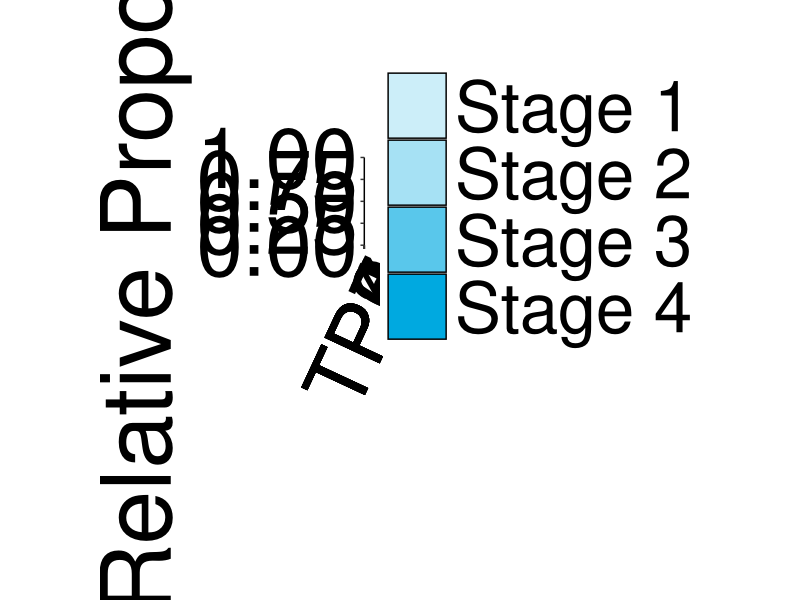
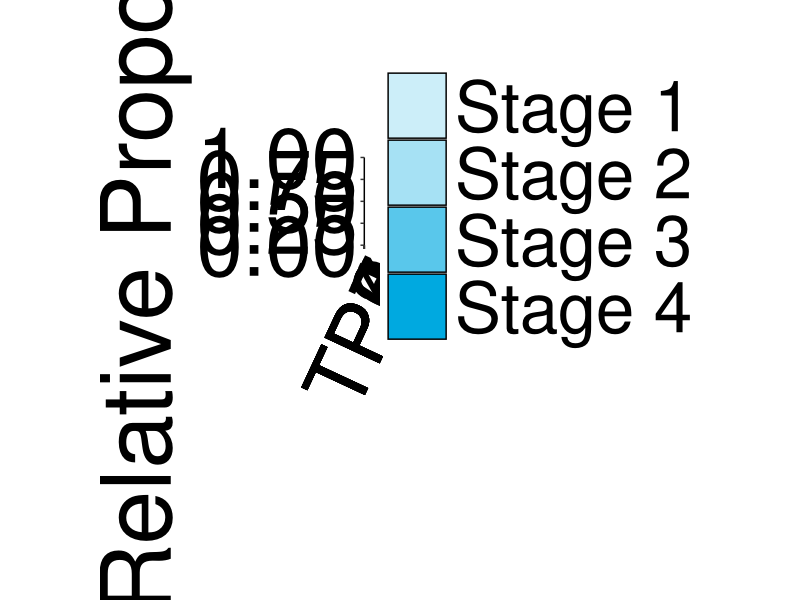
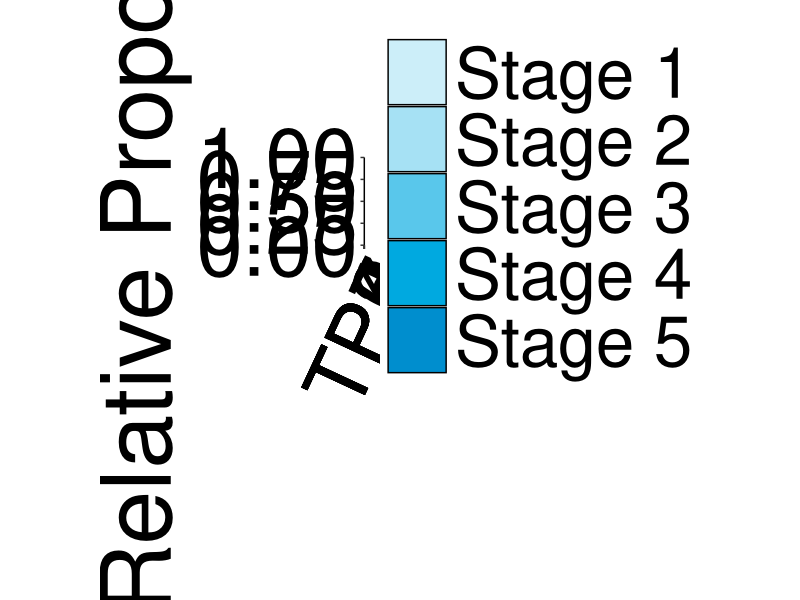
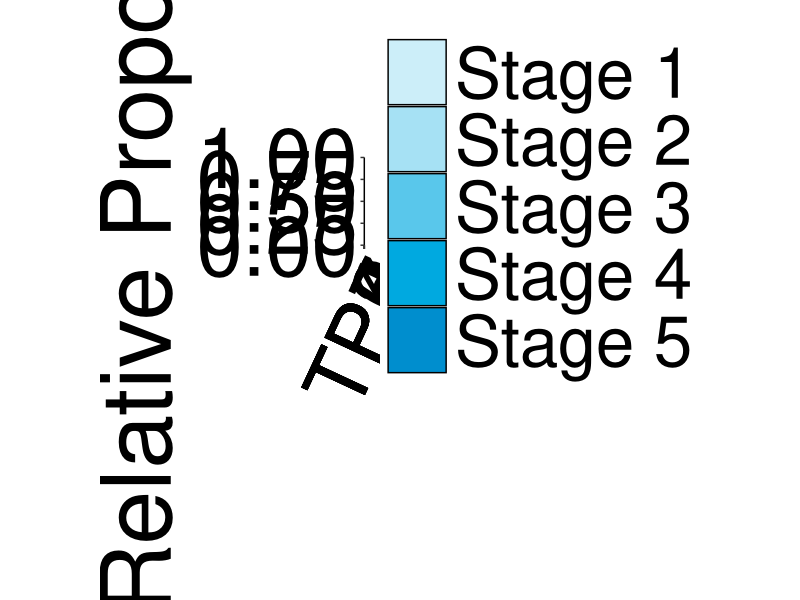

Recreate these plots in R, in order.
## ---- chunk 1
knitr::opts_chunk$set(echo = TRUE)

library(tidyverse)
library("RColorBrewer")
## ---- chunk 2
Abundance <- read.csv("data/Abundance.csv", header = T, na.strings = c("", "NA")) %>% 
  select(Coral.ID, Treatment, Timepoint, Sex, Abundance.of.Stage.One, Abundance.of.Stage.Two, Abundance.of.Stage.Three, Abundance.of.Stage.Four, Abundance.of.Stage.Five, Total.Gamates)

######### Include Site eventually 
## ---- chunk 3
Abundance_female <- Abundance %>% 
  filter(Sex == "Female") 
## ---- chunk 4
Abundance_female <- Abundance_female %>%
  mutate(rel_prop_stage1 = (Abundance.of.Stage.One / Total.Gamates) * 100,
         rel_prop_stage2 = (Abundance.of.Stage.Two / Total.Gamates) * 100, 
         rel_prop_stage3 = (Abundance.of.Stage.Three / Total.Gamates) * 100, 
         rel_prop_stage4 = (Abundance.of.Stage.Four / Total.Gamates) * 100,
         rel_prop_stage5 = (Abundance.of.Stage.Five / Total.Gamates) * 100)
## ---- chunk 5
Abundance_female_long <- gather(Abundance_female, stage, value, rel_prop_stage1:rel_prop_stage5) %>% 
  select(Coral.ID, Treatment, Timepoint, Sex, stage, value) %>% 
  na.omit()
## ---- chunk 6
female_abund_plot <- ggplot(Abundance_female_long, aes(fill=stage, y=value, x=Timepoint)) + 
    stat_summary(fun.y=sum, geom="bar", colour="black", position = "fill", stat = "identity") +
    #geom_bar(position="fill", stat="identity", color = "black") +
    #scale_fill_manual(values = brewer.pal(n=4, name = "Blues")) +
    scale_fill_manual(values = c("#CCEEF9", "#A6E1F4", "#59C7EB", "#00A9E0"), labels=c('Stage 1', 'Stage 2', "Stage 3", "Stage 4")) +
    scale_y_continuous(expand = c(0, 0)) +
    ylab("Relative Proportion") +
    xlab("") +
    theme_classic() + 
    theme(legend.title = element_text(size = 0),
          legend.text = element_text(size = 50),
          legend.position = "right",
          legend.key.size = unit(3, "line")) +
          #legend.direction = "horizontal") +
    theme(axis.text.x = element_text(angle = 65,
                                   hjust = 1,
                                   size = 60,
                                   color = "black")) +
   theme(axis.text.y = element_text(size = 60,
                                   color = "black"),
        axis.title.y = element_text(size = 70)) +
  theme(plot.margin = margin(4, 4, 4, 4, "cm"))
ggsave("output/Female_Gamete_Abundance.pdf", female_abund_plot, width = 35, height = 40, units = "in")
ggsave("output/Female_Gamete_Abundance.png", female_abund_plot, width = 35, height = 40, units = "in")

#female_abund_trt_plot <- ggplot(Abundance_female_long, aes(fill=stage, y=value, x=Timepoint)) + 
#    geom_bar(position="fill", stat="identity") + 
#    facet_wrap(~Treatment)
#female_abund_trt_plot
## ---- chunk 7
Abundance_male <- Abundance %>% 
  filter(Sex == "Male") 
## ---- chunk 8
Abundance_male <- Abundance_male %>%
  mutate(rel_prop_stage1 = (Abundance.of.Stage.One / Total.Gamates) * 100,
         rel_prop_stage2 = (Abundance.of.Stage.Two / Total.Gamates) * 100, 
         rel_prop_stage3 = (Abundance.of.Stage.Three / Total.Gamates) * 100, 
         rel_prop_stage4 = (Abundance.of.Stage.Four / Total.Gamates) * 100,
         rel_prop_stage5 = (Abundance.of.Stage.Five / Total.Gamates) * 100)
## ---- chunk 9
Abundance_male_long <- gather(Abundance_male, stage, value, rel_prop_stage1:rel_prop_stage5) %>% 
  select(Coral.ID, Treatment, Timepoint, Sex, stage, value) %>% 
  na.omit()
## ---- chunk 10
male_abund_plot <- ggplot(Abundance_male_long, aes(fill=stage, y=value, x=Timepoint)) + 
    stat_summary(fun.y=sum, geom="bar", colour="black", position = "fill", stat = "identity") +
    #geom_bar(position="fill", stat="identity", color = "black") +
    #scale_fill_manual(values = brewer.pal(n=4, name = "Blues")) +
    scale_fill_manual(values = c("#CCEEF9", "#A6E1F4", "#59C7EB", "#00A9E0", "#008ECE"), labels=c('Stage 1', 'Stage 2', "Stage 3", "Stage 4", "Stage 5")) +
    scale_y_continuous(expand = c(0, 0)) +
    ylab("Relative Proportion") +
    xlab("") +
    theme_classic() + 
    theme(legend.title = element_text(size = 0),
          legend.text = element_text(size = 50),
          legend.position = "right",
          legend.key.size = unit(3, "line")) +
          #legend.direction = "horizontal") +
    theme(axis.text.x = element_text(angle = 65,
                                   hjust = 1,
                                   size = 60,
                                   color = "black")) +
   theme(axis.text.y = element_text(size = 60,
                                   color = "black"),
        axis.title.y = element_text(size = 70)) +
  theme(plot.margin = margin(4, 4, 4, 4, "cm"))
ggsave("output/Male_Gamete_Abundance.pdf", male_abund_plot, width = 35, height = 40, units = "in")
ggsave("output/Male_Gamete_Abundance.png", male_abund_plot, width = 35, height = 40, units = "in")

# male_abund_trt_plot <- ggplot(Abundance_male_long, aes(fill=stage, y=value, x=Timepoint)) + 
#     geom_bar(position="fill", stat="identity") + 
#     facet_wrap(~Treatment)
# male_abund_trt_plot
